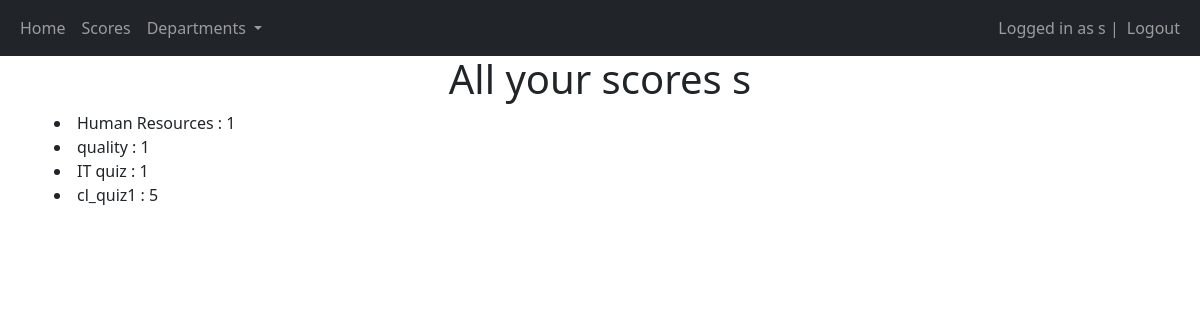
Page /quiz/scores (signed in) on the committed database.
### quiz/models.py (models this page shows, shortened)
class UserAttempt(models.Model):
    user = models.ForeignKey(User, on_delete=models.CASCADE)
    quiz = models.ForeignKey(Quiz, on_delete=models.CASCADE)
    score = models.IntegerField(default=0)
    best_score = models.IntegerField(default=0)
    time_taken = models.IntegerField(default=0)  # this is to be able to add it to the table first
    date_taken = models.DateTimeField("Date Taken", null=True, auto_now_add=True)
    class Meta:
        unique_together = ('user', 'quiz')

class Quiz(models.Model):
    title = models.CharField(max_length=100, unique=True)
    department = models.ForeignKey(Department, on_delete=models.CASCADE)
    def __str__(self):
        return self.title

### quiz/views.py (the view)
# urls.py: path("scores", views.scores, name="scores"),
@login_required(login_url="/login")
def scores(request):
    user = request.user
    attempts = UserAttempt.objects.filter(user=user)
    return render(request, "quiz/scores.html", {"user_attempt":attempts})

### quiz/templates/quiz/scores.html (shortened to what this page needs)
{%extends "quiz/base.html" %}
{%block content%}
<div class="container" style="padding-top: 55px;">
    <h1 class="text-center"> All your scores {{user.username}} </h1>
    {% for attempt in user_attempt%}
    <div class=""
    <ol>
        <li class="w-50">
            {{attempt.quiz}} : {{attempt.score}}
        </li>
    {%endfor%}
</div>
{%endblock%}

### quiz/templates/quiz/base.html (shortened to what this page needs)
<!DOCTYPE html>
<html lang="en">
<head>
    <link href="https://cdn.jsdelivr.net/npm/bootstrap@5.3.2/dist/css/bootstrap.min.css" rel="stylesheet">
</head>
<body>
    <nav class="navbar navbar-expand-lg navbar-dark bg-dark fixed-top">
        <div class="container-fluid">
            <div>
                <ul class="navbar-nav">
                    <li class="nav-item">
                        <a class="nav-link" href="{% url 'quiz:quiz_home' %}">Home</a>
                    </li>
                    <li class="nav-item">
                        <a class="nav-link" href="{% url 'quiz:scores' %}"> Scores</a>
                    </li>
                    <li class="nav-item dropdown">
                        <a class="nav-link dropdown-toggle" href="#" id="departmentsDropdown" role="button" data-bs-toggle="dropdown" aria-expanded="false">
                            Departments
                        </a>
                    </li>
                </ul>
            </div>
            <div>
                <ul class="navbar-nav">
                    {% if user.is_authenticated %}
                        <span class="navbar-text">Logged in as {{ user.username }} | </span>
                        <a class="nav-link" href="/logout">Logout</a>
                    {% else %}
                        <li class="nav-item">
                            <a class="nav-link" href="/login">Login</a>
                        </li>
                    {% endif %}
                </ul>
            </div>
        </div>
    </nav>
    <div class="flex-wrap">
        <div class="container"> {% block content %} {% endblock %} </div>
    </div>
</body>
</html>

### rows in the picture
UserAttempt: quiz "Human Resources", score "1"
UserAttempt: quiz "quality", score "1"
UserAttempt: quiz "IT quiz", score "1"
UserAttempt: quiz "cl_quiz1", score "5"

### other values in the picture
{{ user.username }} "s"
